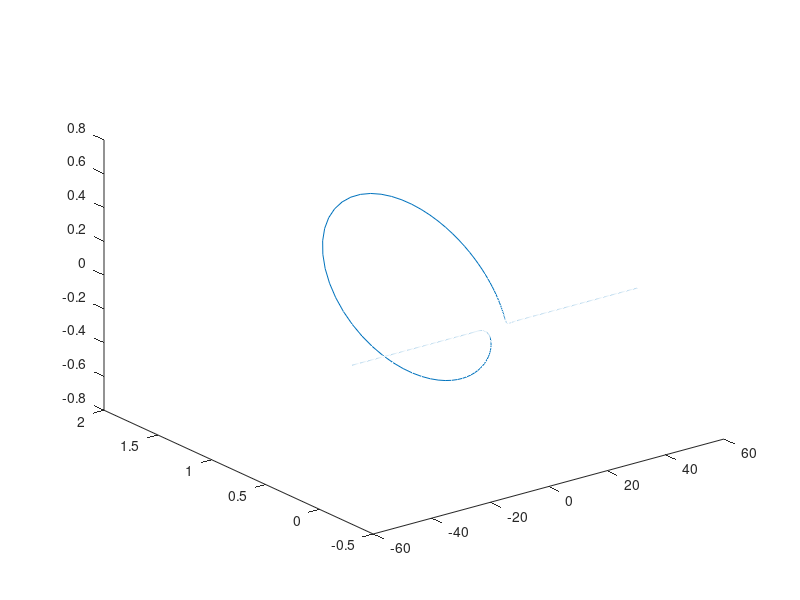

Here is the MATLAB script that generated this plot:
%constants
tau0 = 1/2;
v = 1;
mu = v^2/(v^2 + tau0^2); 
T = tau0/v; 

%s & t initialization
s0 = -16*pi; 
t0 = 0;


%coordinate equations good!
x = @(s,t) s - (2*mu/v)*tanh(v*(s-2*tau0*t)); 
y = @(s,t) real((2*mu/v * sech(v*(s-2*tau0*t))) .* exp(1i*tau0 * s + (v^2 - tau0^2)*t));
z = @(s,t) imag((2*mu/v * sech(v*(s-2*tau0*t))) .* exp(1i*tau0 * s + (v^2 - tau0^2)*t)); 

%graphing constants
iter =1000;
s_span = [-16*pi,16*pi];
ss = linspace(s_span(1),s_span(2),iter); 
tt = 0;

plot3(x(ss,tt),y(ss,tt),z(ss,tt))


%Tangent 
Tx = @(s,t) 1 - 2*mu * sech(v*(s-2*tau0*t)).^2; 
Ty = @(s,t) real(-1*v*(2*mu/v * sech(v*(s-2*tau0*t))).*(tanh(v*(s-2*tau0*t)) - 1i*T).*exp(1i*tau0 * s + (v^2 - tau0^2)*t));
Tz = @(s,t) imag(-1*v*(2*mu/v * sech(v*(s-2*tau0*t))).*(tanh(v*(s-2*tau0*t)) - 1i*T).*exp(1i*tau0 * s + (v^2 - tau0^2)*t));
T0 = [Tx(s0,t0);Ty(s0,t0);Tz(s0,t0)];

%Normal 
Nx = @(s,t) 2*mu*sech(v*(s-2*tau0*t)).^2 * sinh(v*(s-2*tau0*t));
Ny = @(s,t) real(-1* (1- 2*mu*(tanh(v*(s-2*tau0*t)) - 1i*T).*tanh(v*(s-2*tau0*t))) .* exp(1i*tau0*s + (v^2 - tau0^2)*t)); 
Nz = @(s,t) imag(-1* (1- 2*mu*(tanh(v*(s-2*tau0*t)) - 1i*T).*tanh(v*(s-2*tau0*t))) .* exp(1i*tau0*s + (v^2 - tau0^2)*t)); 
N0 = [Nx(s0,t0); Ny(s0,t0); Nz(s0,t0)]

%Binormal
Bx = @(s,t) 2*mu*T*sech(v*(s-2*tau0*t));
By = @(s,t) real(1i*mu*(1-T^2 - 2*1i*T*tanh(v*(s-2*tau0*t))) .* exp(1i*tau0*s + (v^2 - tau0^2)*t));
Bz = @(s,t) imag(1i*mu*(1-T^2 - 2*1i*T*tanh(v*(s-2*tau0*t))) .* exp(1i*tau0*s + (v^2 - tau0^2)*t));
B0 = [Bx(s0,t0); By(s0,t0); Bz(s0,t0)]

C0 = [x(s0,t0);y(s0,t0);z(s0,t0)]


%Hasimoto parts
%{
r = 2*mu/v*sech(eta)
eta = v*(s - 2*tau0*t)
Xi = s - 2*tau0*t
Theta = T*eta + v^2 * (1+T^2)*t
Theta = tau0 * s + (v^2 - tau0^2)*t
%}
